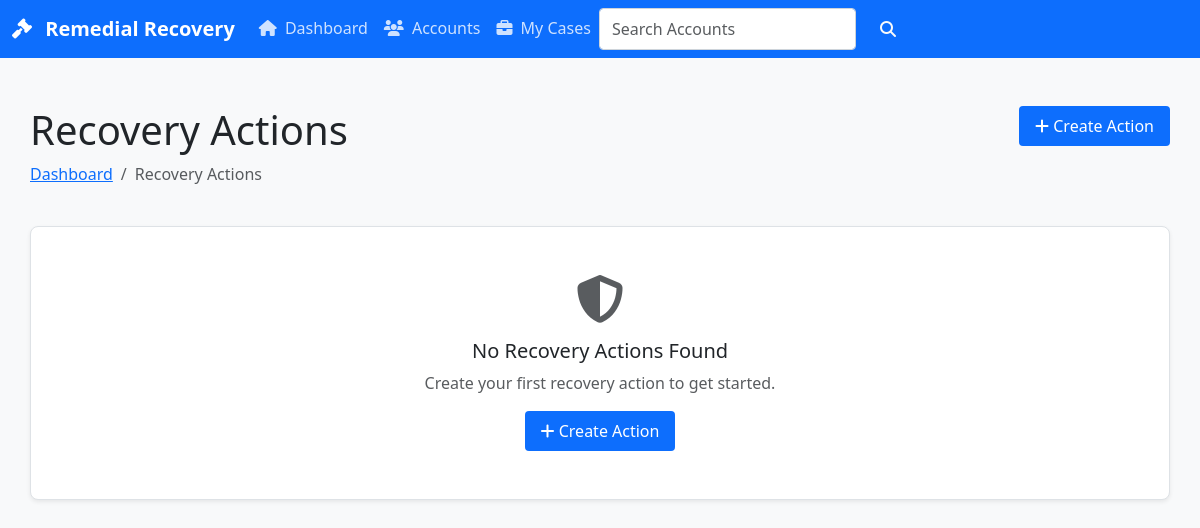
/remedial/recovery-actions/, run on an earlier commit of the app's database.
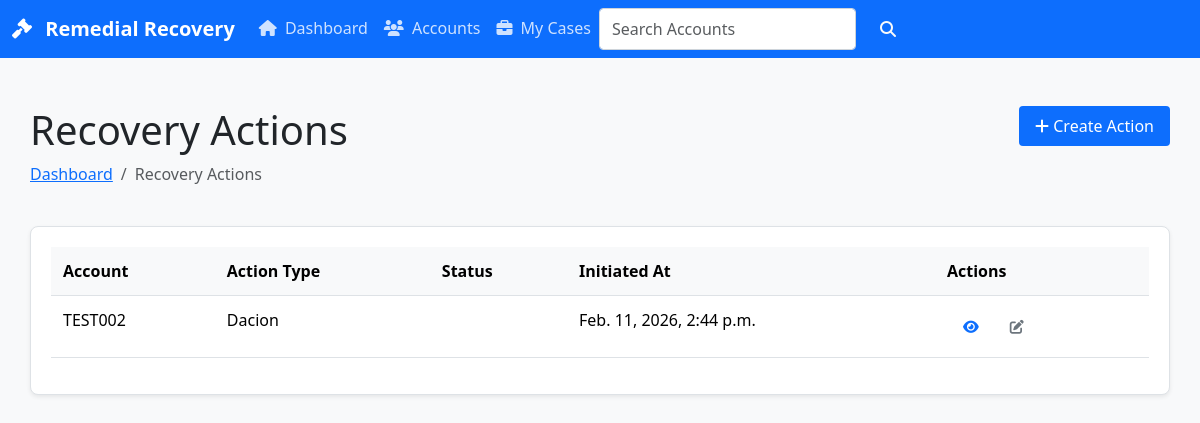
And on a later commit of the database.
### apps/remedial/models.py (models this page shows, shortened)
class RecoveryAction(TimeStampedModel, TenantAwareModel):
    remedial_account = models.ForeignKey(
        RemedialAccount,
        on_delete=models.CASCADE,
        related_name="recovery_actions",
    )
    action_type = models.CharField(max_length=15, choices=RecoveryActionType.choices)
    status = models.CharField(max_length=20, choices=RecoveryActionStatus.choices, default=RecoveryActionStatus.DRAFT)
    initiated_by = models.ForeignKey(
        settings.AUTH_USER_MODEL,
        on_delete=models.PROTECT,
        related_name="initiated_recovery_actions",
        null=True,
        blank=True,
    )
    initiated_at = models.DateTimeField(null=True, blank=True)

class RemedialAccount(TenantAwareModel, TimeStampedModel):
    id = models.UUIDField(primary_key=True, default=uuid.uuid4, editable=False)
    loan_account_no = models.CharField(max_length=64, unique=True)
    borrower_name = models.CharField(max_length=255)
    borrower_id_ref = models.CharField(max_length=64, blank=True)
    outstanding_balance_ref = models.DecimalField(max_digits=14, decimal_places=2, null=True, blank=True)
    stage = models.CharField(max_length=20, choices=RemedialStage.choices, default=RemedialStage.PRE_LEGAL)
    status = models.CharField(max_length=20, choices=RemedialStatus.choices, default=RemedialStatus.ACTIVE)
    assigned_officer = models.ForeignKey(
        settings.AUTH_USER_MODEL,
        on_delete=models.PROTECT,
        null=True,
        blank=True,
        related_name="assigned_remedial_accounts",
    )
    closed_at = models.DateTimeField(null=True, blank=True)
    remarks = models.TextField(blank=True)
    metadata = models.JSONField(default=dict, blank=True)
    class Meta:
        indexes = [
            models.Index(fields=["stage", "status"]),
            models.Index(fields=["assigned_officer", "stage"]),
        ]

### apps/remedial/views.py (the view)
# urls.py: path("recovery-actions/", views.RecoveryActionListView.as_view(), name="recoveryaction-list"),
class RecoveryActionListView(ListView):
    model = models.RecoveryAction
    template_name = 'remedial/recoveryaction_list.html'
    context_object_name = 'actions'
    paginate_by = 20
    def get_queryset(self):
        return models.RecoveryAction.objects.filter(tenant=self.request.tenant).select_related('remedial_account').order_by('-initiated_at')
    def get_context_data(self, **kwargs):
        context = super().get_context_data(**kwargs)
        context['title'] = 'Recovery Actions'
        context['active_page'] = 'recovery-actions'
        return context

### templates/remedial/recoveryaction_list.html (shortened to what this page needs)
{% extends "base.html" %}
{% block content %}
<div class="container py-4">
    <div class="row mb-4">
        <div class="col">
            <h1>{{ title }}</h1>
            <nav aria-label="breadcrumb">
                <ol class="breadcrumb">
                    <li class="breadcrumb-item"><a href="{% url 'remedial:dashboard' %}">Dashboard</a></li>
                    <li class="breadcrumb-item active" aria-current="page">{{ title }}</li>
                </ol>
            </nav>
        </div>
        <div class="col-auto">
            <a href="{% url 'remedial:recoveryaction-create' %}" class="btn btn-primary">
                <i class="fas fa-plus"></i> Create Action
            </a>
        </div>
    </div>
    {% if actions %}
    <div class="card shadow-sm">
        <div class="card-body">
            <div class="table-responsive">
                <table class="table table-hover">
                    <thead class="table-light">
                        <tr>
                            <th>Account</th>
                            <th>Action Type</th>
                            <th>Status</th>
                            <th>Initiated At</th>
                            <th>Actions</th>
                        </tr>
                    </thead>
                    <tbody>
                        {% for action in actions %}
                        <tr>
                            <td>
                                {% if action.remedial_account %}
                                    {{ action.remedial_account.loan_account_no }}
                                {% else %}
                                    <span class="text-muted">No account linked</span>
                                {% endif %}
                            </td>
                            <td>{{ action.get_action_type_display }}</td>
                            <td>
                                <span class="badge bg-{{ action.status|lower }}">
                                </span>
                            </td>
                            <td>{{ action.initiated_at }}</td>
                            <td>
                                <div class="btn-group" role="group">
                                    <a href="{% url 'remedial:recoveryaction-detail' action.pk %}" class="btn btn-sm btn-outline-primary">
                                        <i class="fas fa-eye"></i>
                                    </a>
                                    <a href="{% url 'remedial:recoveryaction-update' action.pk %}" class="btn btn-sm btn-outline-secondary">
                                        <i class="fas fa-edit"></i>
                                    </a>
                                </div>
                            </td>
                        </tr>
                        {% endfor %}
                    </tbody>
                </table>
            </div>
        </div>
    </div>
    {% else %}
    <div class="card shadow-sm">
        <div class="card-body text-center py-5">
            <i class="fas fa-shield-alt fa-3x text-muted mb-3"></i>
            <h5>No Recovery Actions Found</h5>
            <p class="text-muted">Create your first recovery action to get started.</p>
            <a href="{% url 'remedial:recoveryaction-create' %}" class="btn btn-primary">
                <i class="fas fa-plus"></i> Create Action
            </a>
        </div>
    </div>
    {% endif %}
</div>
{% endblock %}

What changed in the data, as far as the page shows it:
added RecoveryAction: remedial_account.loan_account_no "TEST002", action_type "Dacion", initiated_at "Feb. 11, 2026, 2:44 p.m."
Also different on the page:
text no longer shown: "No Recovery Actions Found Create your first recovery action to get started. Create Action"
text now shown: "Account Action Type Status Initiated At Actions"
